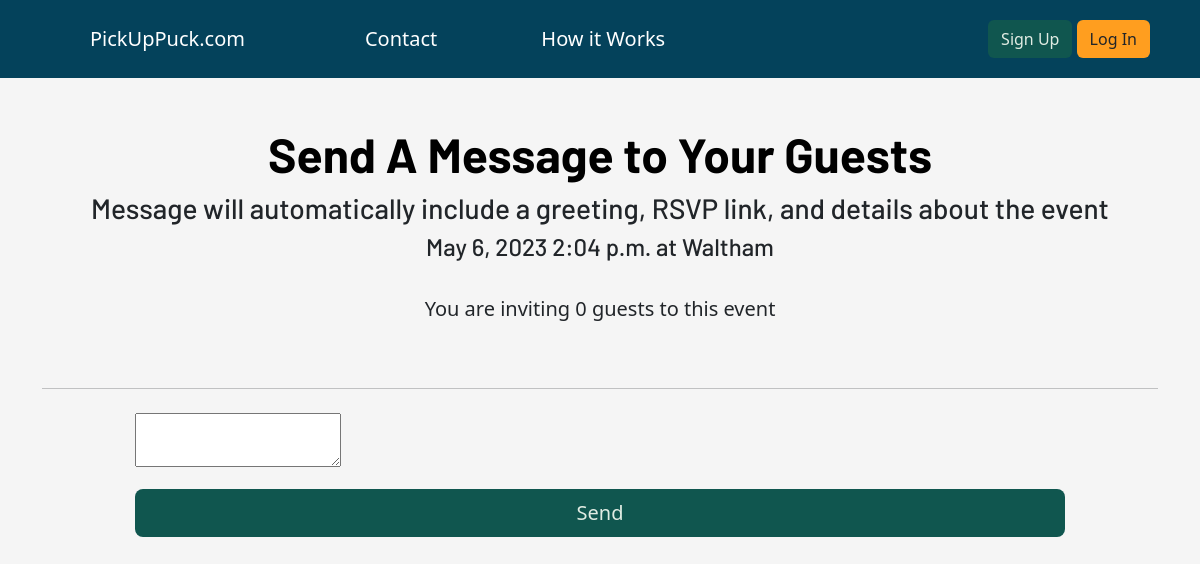
The page /organize/finalize-invites/1 on the database its author committed.
### OrgDash/models.py (models this page shows, shortened)
class Skate(models.Model):
    host = models.ForeignKey(User, on_delete= models.CASCADE, default= 1)
    date = models.DateField(auto_now = False, default= None)
    time = models.TimeField(auto_now=False, default= None)
    location = models.CharField(max_length=200)
    price = models.IntegerField()
    max_players = models.IntegerField(default=0)
    max_goalies = models.IntegerField(default=2)
    recurring_event = models.BooleanField(default= False)
    player_full = models.BooleanField(default=False)
    goalie_full = models.BooleanField(default=False)
    player_guests = models.ManyToManyField('Player', related_name= 'player_guests')
    goalie_guests = models.ManyToManyField('Player', related_name= 'goalie_guests')
    STATUS_CHOICES = [
        (7,'Every Week'),
        (14,'Every Two Weeks'),
    ]
    frequency = models.IntegerField(choices=STATUS_CHOICES, default= 7, blank= True)
    send_invite_days_before = models.IntegerField(default= 3, blank= True)
    finalize_event_hours_before = models.IntegerField(default=1, blank= True)
    group_to_invite = models.ForeignKey('PlayerGroup', on_delete= models.CASCADE, blank= True, null=True)
    already_duplicated = models.BooleanField(default= False)
    auto_invites_sent = models.BooleanField(default=False)
    auto_rosters_sent = models.BooleanField(default= False)

### OrgDash/views.py (the view)
# urls.py: path('finalize-invites/<int:pk>', views.FinalizeInvites, name = 'finalize_invites'),
def FinalizeInvites(request, pk):
    active_event = Skate.objects.get(pk=pk)
    invite_list_obj = InviteList.objects.get(event=active_event)
    invite_list = invite_list_obj.guests.all()
    num_of_guests = len(invite_list)
    player_emails = [player.email for player in invite_list]
    current_event = invite_list_obj.event
    if request.method == 'POST':
        message_field = request.POST['tinymce_email_invite']
        invite_list_obj.create_invites()
        subject = "Invitation to " + str(current_event.host) + "'s event at " + current_event.location
        recipient_list = player_emails
        for guest in invite_list:
            invite = Invitation.objects.get(Q(event=active_event) & Q (guest=guest))
            link = reverse('OrgDash:update_invite', kwargs={'pk': invite.pk})
            context = {'message': message_field, 'event': current_event, 'guest':guest, 'link':link}
            html_message = render_to_string('OrgDash/emails/invitation_email.html', context)
            send_mail(subject, 'message', active_event.host.email, [guest.email] , html_message=html_message)
        if len(recipient_list) == 1:
            confirm_message = str(len(recipient_list)) + ' Invitation Sent'
        else:
            confirm_message = str(len(recipient_list)) + ' Invitations Sent'
        messages.success(request, confirm_message )
        return redirect(reverse('OrgDash:event_detail' ,args=[invite_list_obj.event.pk]))
    else:
        return render(request, 'OrgDash/Invites/finalize_invites.html', {'inv_obj': invite_list_obj, 'invite_list':invite_list, 'num_of_guests': num_of_guests, 'event':active_event})

### OrgDash/templates/OrgDash/Invites/finalize_invites.html (shortened to what this page needs)
{% extends 'base.html' %}
{% block body_block %}
{% load static %}
<div class="container">
    <div class="container p-4" id="featured-3">
      <div class="p-4 text-center">
        <h1 class="display-5 fw-bold text-body-emphasis">Send A Message to Your Guests</h1>
        <h3>Message will automatically include a greeting, RSVP link, and details about the event</h3>
        <h4>{{event.date}} {{event.time}} at {{event.location}}</h4>
      </div>
      <div class="col-lg-6 mx-auto">
        <p class="lead mb-4 text-center">You are inviting {{num_of_guests}} guests to this event</p>
      </div>
  </div>
  <hr>
    <div class="d-flex justify-content-center">
      <div class="col-md-10 py-2">
        <form method="POST">
          <!DOCTYPE html>
          <html>
          <head>
          </head>
          <body>
          <textarea id="textarea" name="tinymce_email_invite">
          </textarea>
          <div class="py-3 mx-auto">
            <input class="btn btn-green btn-lg w-100" type="submit" value="Send">
          </div>
        </form>
      </div>
    </div>
  </div>
</body>
</html>
{% endblock %}

### pickuphockey/static/pickuphockey.css (style rules this page uses)
body { background-color: whitesmoke; }
h1, h2, h3, h4, h5 { font-family: 'Barlow', sans-serif; }
.btn-green { background-color: #10564f; -webkit-text-fill-color: #e1ece3; }

### rows shown on the page
Skate: date "May 6, 2023", time "2:04 p.m.", location "Waltham"

### other values the page prints
{{ num_of_guests }} "0"
